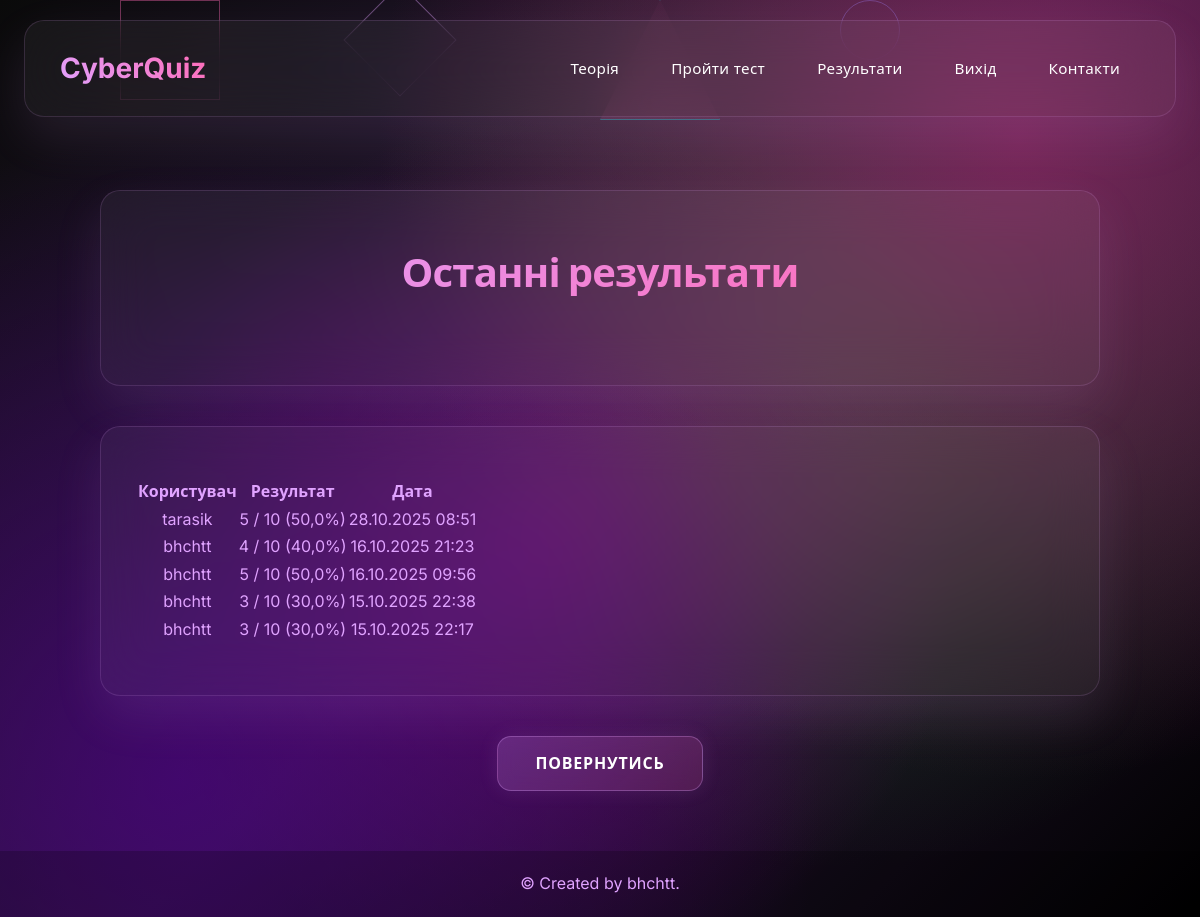
/results/ (signed in), run on an earlier commit of the app's database.
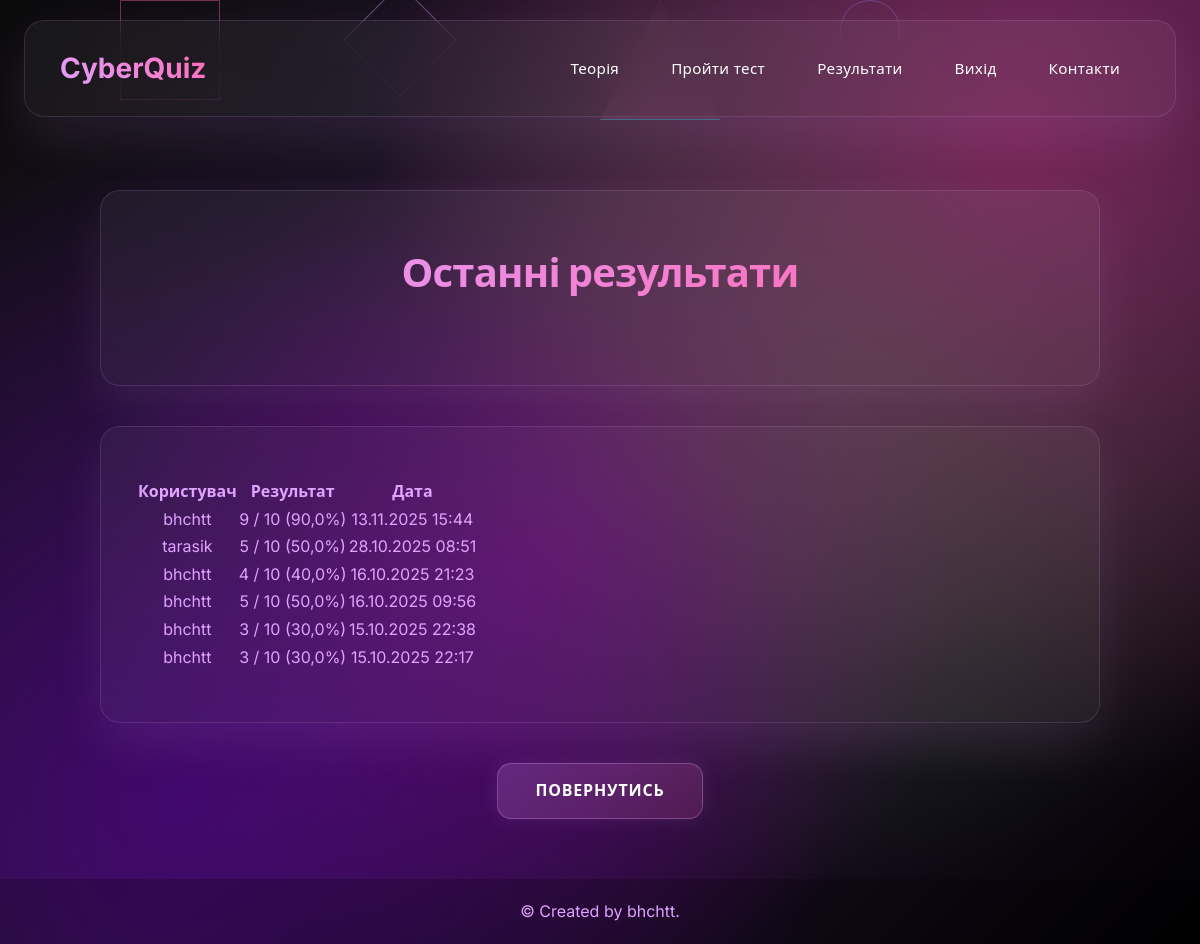
And on a later commit of the database.
### awareness/models.py (models this page shows, shortened)
class Attempt(models.Model):
    user = models.ForeignKey(User, null=True, blank=True, on_delete=models.SET_NULL)
    user_name = models.CharField(max_length=100, blank=True, null=True)
    score = models.IntegerField()
    total = models.IntegerField()
    percent = models.FloatField(default=0.0)
    created_at = models.DateTimeField(auto_now_add=True)

### awareness/views.py (the view)
# urls.py: path('results/', views.results, name='results'),
@login_required
def results(request):
    attempts = Attempt.objects.order_by('-created_at')[:50]
    return render(request, 'awareness/results.html', {'attempts': attempts})

### templates/awareness/results.html
{% extends 'awareness/base.html' %}
{% block content %}
<div class="registration-container">
  <div class="tm-glass-card">
    <h2>Останні результати</h2>
  </div>
  <div class="tm-glass-card">
    <div class="table-responsive">
      <table class="table table-borderless text-light">
        <thead>
          <tr>
            <th>Користувач</th>
            <th>Результат</th>
            <th>Дата</th>
          </tr>
        </thead>
        <tbody>
        {% for at in attempts %}
          <tr class="align-middle">
            <td>
              {% if at.user %}
                {{ at.user.username }}
              {% elif at.user_name %}
                {{ at.user_name }}
              {% else %}
                Гість
              {% endif %}
            </td>
            <td>{{ at.score }} / {{ at.total }} ({{ at.percent }}%)</td>
            <td>{{ at.created_at|date:"d.m.Y H:i" }}</td>
          </tr>
        {% endfor %}
        </tbody>
      </table>
    </div>
  </div>
  <a class="hero-button mt-3" href="{% url 'awareness:home' %}">Повернутись</a>
</div>
{% endblock %}

What changed in the data, as far as the page shows it:
added Attempt: user.username "bhchtt", score "9", total "10", percent "90,0", created_at "13.11.2025 15:44"
